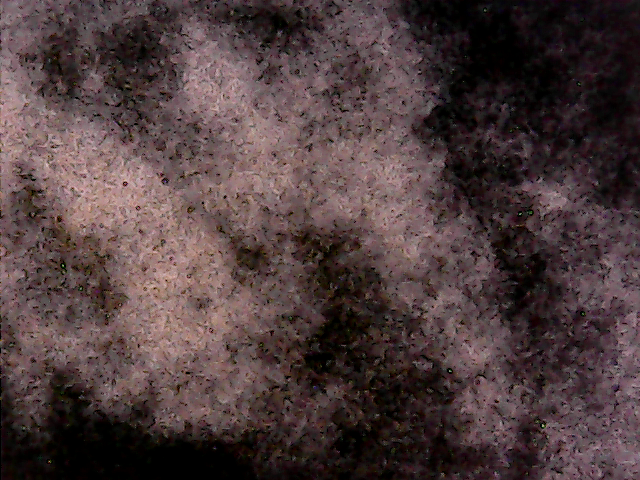
#> input picture Cleverlab Autofilmings/laboratory-photo/103.bmp, 640 x 480 px
$ python -i local_foam_elimination_detector.py   (imports and definitions only)
#> lines starting #> are read from the running program, lines starting #| are printed output that depends on the picture
"""
Copyright (c) 2020 ARS Computer & Consulting GmbH

This program and the accompanying materials are made
available under the terms of the Eclipse Public License 2.0
which is available at https://www.eclipse.org/legal/epl-2.0/

SPDX-License-Identifier: EPL-2.0
"""

from sklearn import svm
from sklearn import preprocessing
from scipy.stats import entropy
from . import interface

import cv2
import numpy as np
import time
import os
import json
import pickle

MODEL_DIRECTORY = "data/localfoameliminationdetector"
MODEL_ID_PREFIX = "foameliminationdetector-1.0"


def reflector():
    return LocalFoamEliminationDetector


# [279 lines that did not run here, left out]


### The Solution this model using ###


def getOpenCVImageColorMSE(image):
    # calculate color difference factor D:
    # source: 基于SVM的图像分类算法与实现

    averageColor = np.average(image)
    averageFilter = np.full((len(image), len(image[0]), 3), averageColor)

    return np.sqrt(((image - averageFilter) ** 2).sum(axis=2)).mean()


def getFeatures(images):
    dataset = []

    for image in images:
        features = []

        # calculate feature 1: MSE of colors of a image
        features.append(getOpenCVImageColorMSE(image))

        # calculate feature 2: entropy from edges of a image

        # image prepocessing
        grayImage = cv2.cvtColor(image, cv2.COLOR_BGR2GRAY)
        blurred = cv2.GaussianBlur(grayImage, (3, 3), 0)

        # graphic processing
        sobelX = cv2.Sobel(blurred, -1, 1, 0, ksize=5)
        sobelY = cv2.Sobel(blurred, -1, 0, 1, ksize=5)
        sobelXY = cv2.addWeighted(sobelX, 0.5, sobelY, 0.5, 0)
        #sobelYnp.arctan2(np.absolute(sobelX), np.absolute(sobelY))

        # compute entropy
        features.append(entropy(sobelXY.flatten()))

        dataset.append(features)

    return dataset


# [9 lines left out: function normalizeDataset, not called in this run]


def train(model, dataset, dataTags):
    model.fit(dataset, dataTags)  # training the svc model

>>> import cv2
>>> picture = cv2.imread('../../../../Cleverlab Autofilmings/laboratory-photo/103.bmp', cv2.IMREAD_GRAYSCALE)
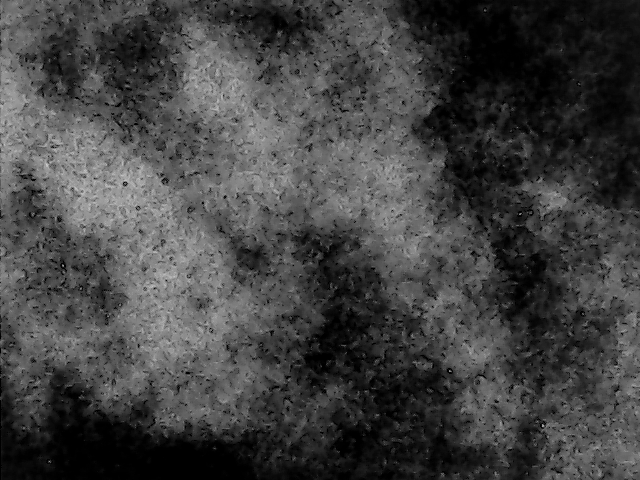
#> picture: shape (480, 640); min 0, max 207, mean 66.5
#> the loop in getFeatures, `for image in images:` made 1 pass
#> averageColor in getOpenCVImageColorMSE on pass 1: 49.27
#> after the loop in getFeatures, `for image in images:`: dataset = []
#> (the run stopped early here; a loop or call above may not have finished)

$ run again, on Cleverlab Autofilmings/laboratory-photo/106.bmp
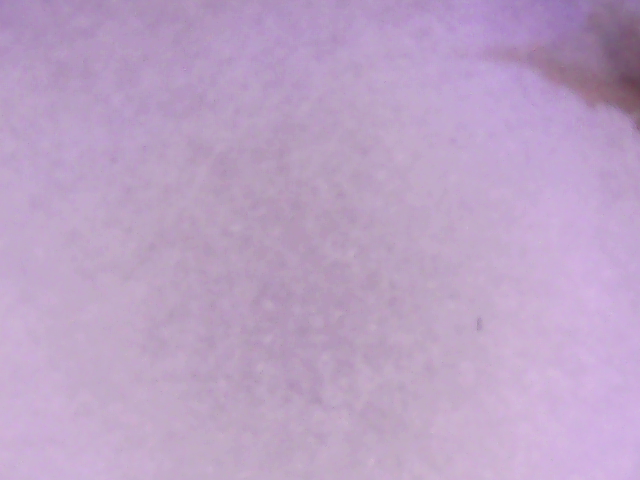
#> input picture Cleverlab Autofilmings/laboratory-photo/106.bmp, 640 x 480 px
#> `picture = cv2.imread('../../../../Cleverlab Autofilmings/laboratory-ph..`:
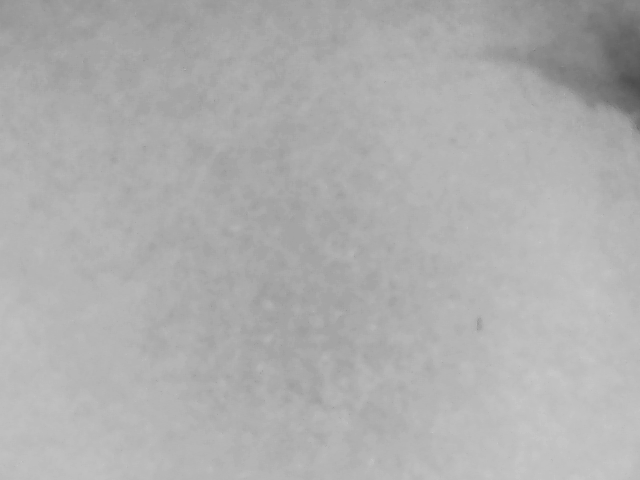
#> picture: shape (480, 640); min 75, max 200, mean 174.2
#> the loop in getFeatures, `for image in images:` made 1 pass
#> averageColor in getOpenCVImageColorMSE on pass 1: 153.8
#> after the loop in getFeatures, `for image in images:`: dataset = []

$ run again, on Cleverlab Autofilmings/laboratory-photo/108.bmp
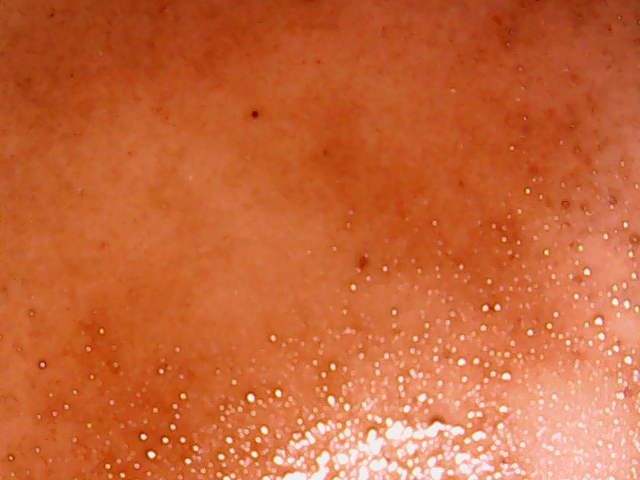
#> input picture Cleverlab Autofilmings/laboratory-photo/108.bmp, 640 x 480 px
#> `picture = cv2.imread('../../../../Cleverlab Autofilmings/laboratory-ph..`:
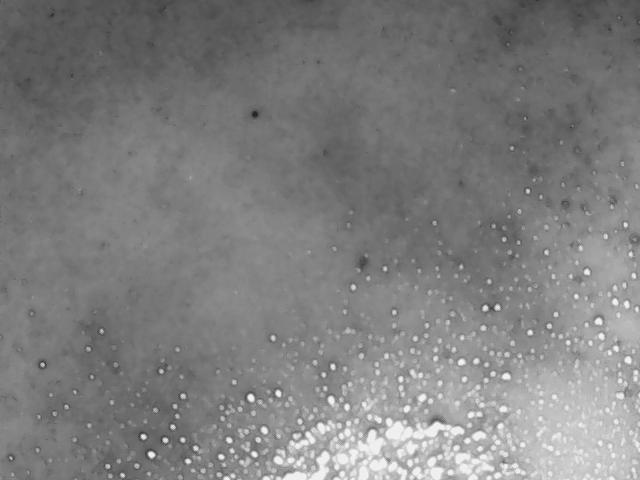
#> picture: shape (480, 640); min 29, max 240, mean 126.6
#> the loop in getFeatures, `for image in images:` made 1 pass
#> averageColor in getOpenCVImageColorMSE on pass 1: 86.95
#> after the loop in getFeatures, `for image in images:`: dataset = []

$ run again, on Cleverlab Autofilmings/laboratory-photo/116.bmp
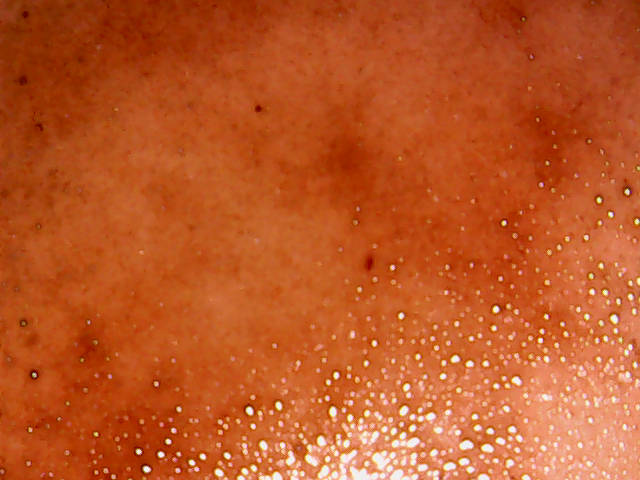
#> input picture Cleverlab Autofilmings/laboratory-photo/116.bmp, 640 x 480 px
#> `picture = cv2.imread('../../../../Cleverlab Autofilmings/laboratory-ph..`:
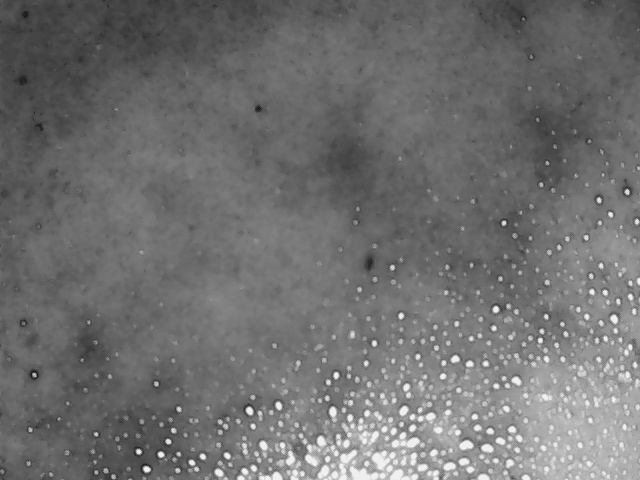
#> picture: shape (480, 640); min 23, max 240, mean 112.1
#> the loop in getFeatures, `for image in images:` made 1 pass
#> averageColor in getOpenCVImageColorMSE on pass 1: 78.47
#> after the loop in getFeatures, `for image in images:`: dataset = []
